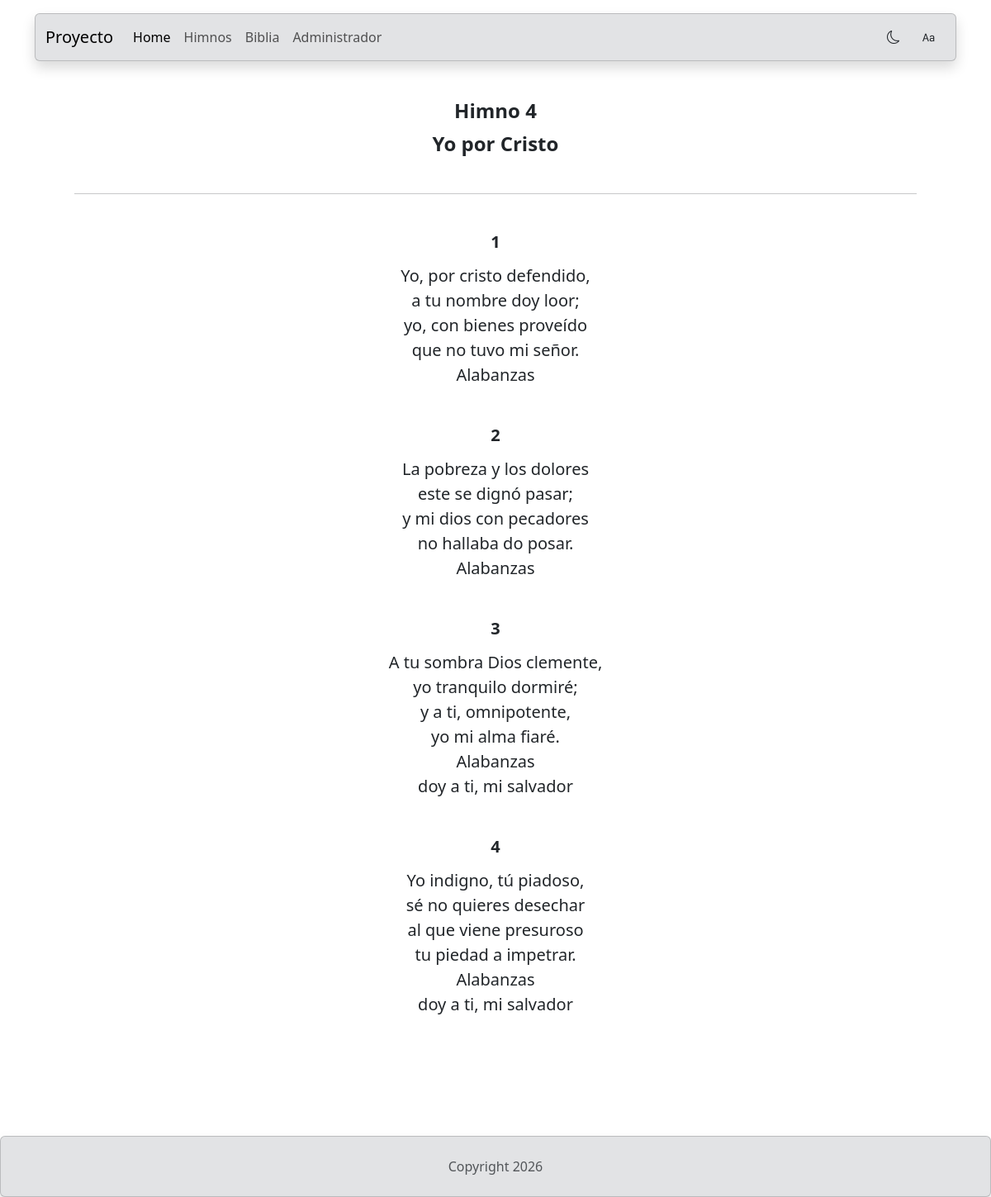
Screenshot of /himnos/4 with the database file from the repository.
### apiHimnos/models.py (models this page shows, shortened)
class Himnos(models.Model):
    himno_id = AutoField(primary_key=True)
    titulo = TextField()
    numero = IntegerField()
    objects: models.Manager = models.Manager()

class Parrafos(models.Model):
    parrafo_id= AutoField(primary_key=True)
    parrafo = TextField()
    numero_parrafo = IntegerField()
    himno_id_fk = ForeignKey(to=Himnos, on_delete=CASCADE)
    objects: models.Manager = models.Manager()

### apiHimnos/views.py (the view)
def mostrarHimno(request: HttpRequest, himno_id: int) -> HttpResponse:
    himno: Himnos = Himnos.objects.get(himno_id=himno_id)
    parrafos: QuerySet[Parrafos] = Parrafos.objects.filter(himno_id_fk=himno_id)
    parrafoCoro: QuerySet[ParrafoCoros] = ParrafoCoros.objects.filter(himno_id_fk=himno_id)
    coros_ids: list[Any] = list(parrafoCoro.values_list('numero_parrafo', flat=True))
    listaParrafos = list(parrafos.values())
    listaParrafoCoro = list(parrafoCoro.values())
    listaParrafos.extend(listaParrafoCoro)
    listaParrafosOrdenada = sorted(listaParrafos, key=lambda d: d['numero_parrafo'])
    parrafoIndex: int = 1
    for index, item in enumerate(listaParrafosOrdenada):
        if not (index + 1) in coros_ids:
            item['index'] = parrafoIndex
            parrafoIndex += 1
    datos = {
        'himno': himno,
        'parrafos': listaParrafosOrdenada,
        'coros_ids': coros_ids,
    }
    return render(
        request=request,
        template_name='apiHimnos/himno.html',
        context=datos
    )

### templates/apiHimnos/himno.html (shortened to what this page needs)
{% load static %} {% load bootstrap5 %}
<!DOCTYPE html>
<html lang="es">
    <head>
        <link href="https://cdn.jsdelivr.net/npm/bootstrap@5.3.8/dist/css/bootstrap.min.css" rel="stylesheet">
        <link rel="stylesheet" href="https://cdn.jsdelivr.net/npm/bootstrap-icons@1.13.2/font/bootstrap-icons.min.css">
    </head>
    <body>
        {% include 'share/navbar.html' %}
        <main class="container mt-4 mb-5 h-100 w-100 text-center">
            <p class="titulo fw-bold fs-4 lh-1 mt-5">Himno {{ himno.numero }}</p>
            <p class="titulo fw-bold fs-4 lh-1">{{ himno.titulo }}</p>
            <hr class="m-5">
            {% for item in parrafos %}
                {% if forloop.counter in coros_ids %}
                    <p class="parrafo fw-bold fs-5 lh-1">Coro</p>
                    <p class="parrafo fw-bold fs-5 mb-5">{{ item.parrafo|linebreaksbr }}</p>
                {% else %}
                    <p class="parrafo fw-bold fs-5 lh-1">{{ item.index }}</p>
                    <p class="parrafo fs-5 mb-5">{{ item.parrafo|linebreaksbr }}</p>
                {% endif %}
            {% endfor %}
            <br><br>
        </main>
        {% include 'share/footer.html' %}
    </body>
</html>

### rows the page displays
Himnos: numero "4", titulo "Yo por Cristo"
Parrafos: index "1", parrafo "Yo, por cristo defendido, a tu nombre doy loor; yo, con bienes proveído que no tuvo mi señor. Alabanzas"
Parrafos: index "2", parrafo "La pobreza y los dolores este se dignó pasar; y mi dios con pecadores no hallaba do posar. Alabanzas"
Parrafos: index "3", parrafo "A tu sombra Dios clemente, yo tranquilo dormiré; y a ti, omnipotente, yo mi alma fiaré. Alabanzas doy a ti, mi salvador"
Parrafos: index "4", parrafo "Yo indigno, tú piadoso, sé no quieres desechar al que viene presuroso tu piedad a impetrar. Alabanzas doy a ti, mi salvador"
